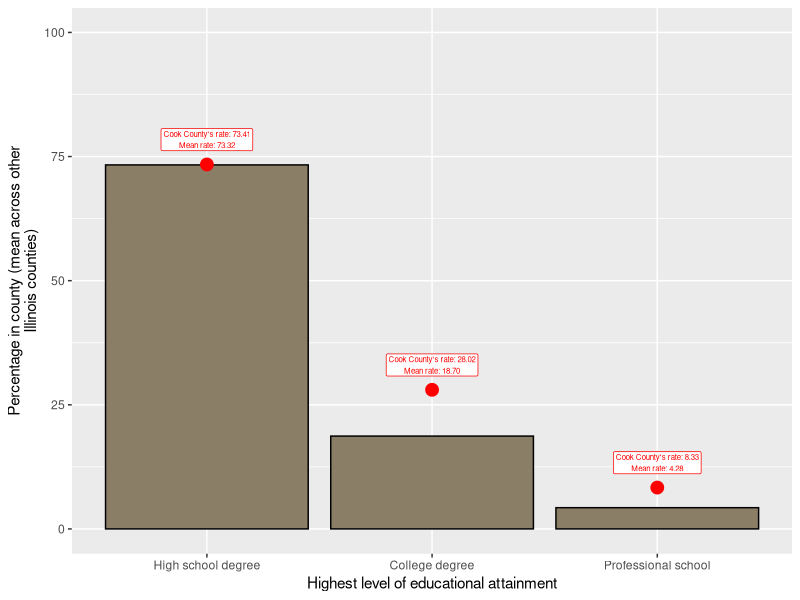
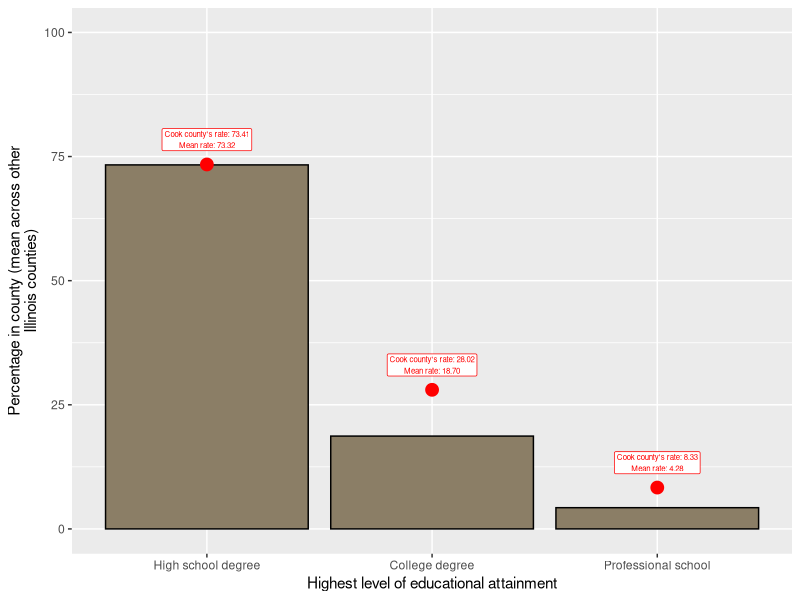
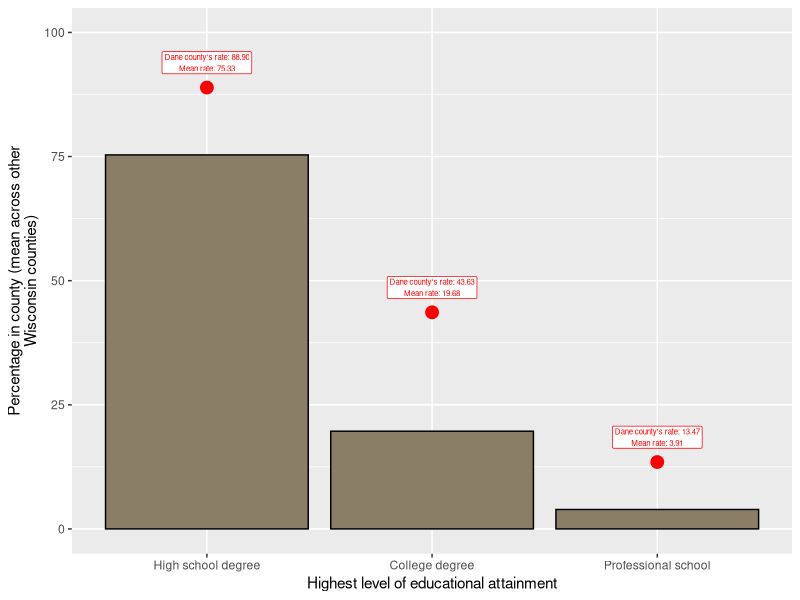
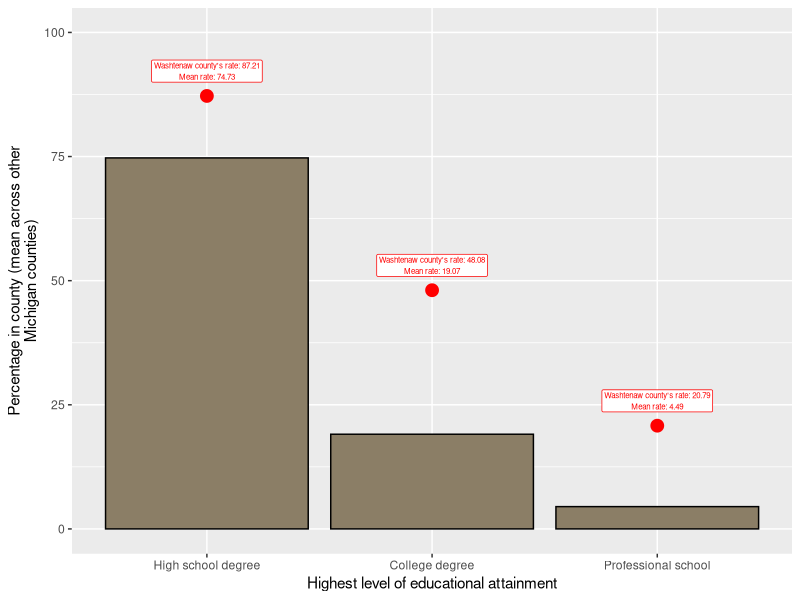

Write R code to recreate these figures, in order.
## ---- chunk 1
#| echo: false
#| output: true
library(tidyverse)
library(ggplot2)
library(reshape2)

stats_comparison <- rbind.data.frame(midwest %>%
            filter(state == "IL" & county != "COOK") %>%
            summarise(hsd = mean(perchsd), college =  mean(percollege), 
                      professional = mean(percprof)) %>%
            mutate(category = "other"),
            midwest %>%
            filter(state == "IL" & county == "COOK") %>%
            summarise(hsd = mean(perchsd), college =  mean(percollege), 
                      professional = mean(percprof)) %>%
            mutate(category = "COOK")) %>%
            reshape2::melt(., id.vars = "category") %>%
            mutate(variable_descriptive = 
            factor(case_when(variable == "hsd" ~ "High school degree",
                      variable == "college" ~ "College degree",
                      variable == "professional" ~ "Professional school"),
                levels = c("High school degree",
                           "College degree",
                           "Professional school"),
                ordered = TRUE)) 

stats_toplot <- stats_comparison %>%
          left_join(stats_comparison %>% filter(category == "other") 
                  %>% rename(mean_value = value) %>%
                  select(variable, mean_value),
                  by = "variable") 

            
ggplot(stats_toplot %>% filter(category == "other"), 
       aes(x = variable_descriptive, 
                            y = value)) +
  geom_bar(stat = "identity", color = "black", 
           fill = "wheat4") +
  xlab("Highest level of educational attainment") +
  ylab("Percentage in county (mean across other\nIllinois counties)") +
  geom_point(data = stats_toplot %>% filter(category != "other"),
             aes(x = variable_descriptive, 
                 y = value),
             color = "red", size = 4) +
  geom_label(data = stats_toplot %>% filter(category != "other"),
             aes(x = variable_descriptive, 
                 y = value, 
                 label = sprintf("Cook County's rate: %.2f\nMean rate: %.2f",
                                 value, 
                                 mean_value)),
          color = "red",
          size = 2,
          nudge_y = 5) +
  ylim(0, 100)

## ---- chunk 2
library(tidyverse)
library(ggplot2)
library(stringr)

comparison_plot <- function(state_name, county_name){
  
  stats_comparison <- rbind.data.frame(midwest %>%
            filter(state == state_name & county != county_name) %>%
            summarise(hsd = mean(perchsd), college =  mean(percollege), 
                      professional = mean(percprof)) %>%
            mutate(category = "other"),
            midwest %>%
            filter(state == state_name & county == county_name) %>%
            summarise(hsd = mean(perchsd), college =  mean(percollege), 
                      professional = mean(percprof)) %>%
            mutate(category = county_name)) %>%
            reshape2::melt(., id.vars = "category") %>%
            mutate(variable_descriptive = 
            factor(case_when(variable == "hsd" ~ "High school degree",
                      variable == "college" ~ "College degree",
                      variable == "professional" ~ "Professional school"),
                levels = c("High school degree",
                           "College degree",
                           "Professional school"),
                ordered = TRUE)) 
  
  stats_toplot <- stats_comparison %>%
          left_join(stats_comparison %>% filter(category == "other") 
                  %>% rename(mean_value = value) %>%
                  select(variable, mean_value),
                  by = "variable") 
  
  p <- ggplot(stats_toplot %>% filter(category == "other"), 
       aes(x = variable_descriptive, 
                            y = value)) +
  geom_bar(stat = "identity", color = "black", 
           fill = "wheat4") +
  xlab("Highest level of educational attainment") +
  ylab(sprintf("Percentage in county (mean across other\n%s counties)",
      state.name[state.abb == state_name])) +
  geom_point(data = stats_toplot %>% filter(category != "other"),
             aes(x = variable_descriptive, 
                 y = value),
             color = "red", size = 4) +
  geom_label(data = stats_toplot %>% filter(category != "other"),
             aes(x = variable_descriptive, 
                 y = value, 
                 label = sprintf("%s county's rate: %.2f\nMean rate: %.2f",
                                 str_to_title(county_name),
                                 value, 
                                 mean_value)),
          color = "red",
          size = 2,
          nudge_y = 5) +
  ylim(0, 100)
  
  return(p)
  
}

comparison_plot(state_name = "IL", county_name = "COOK")
comparison_plot(state_name = "WI", county_name = "DANE")
comparison_plot(state_name = "MI", county_name = "WASHTENAW")

